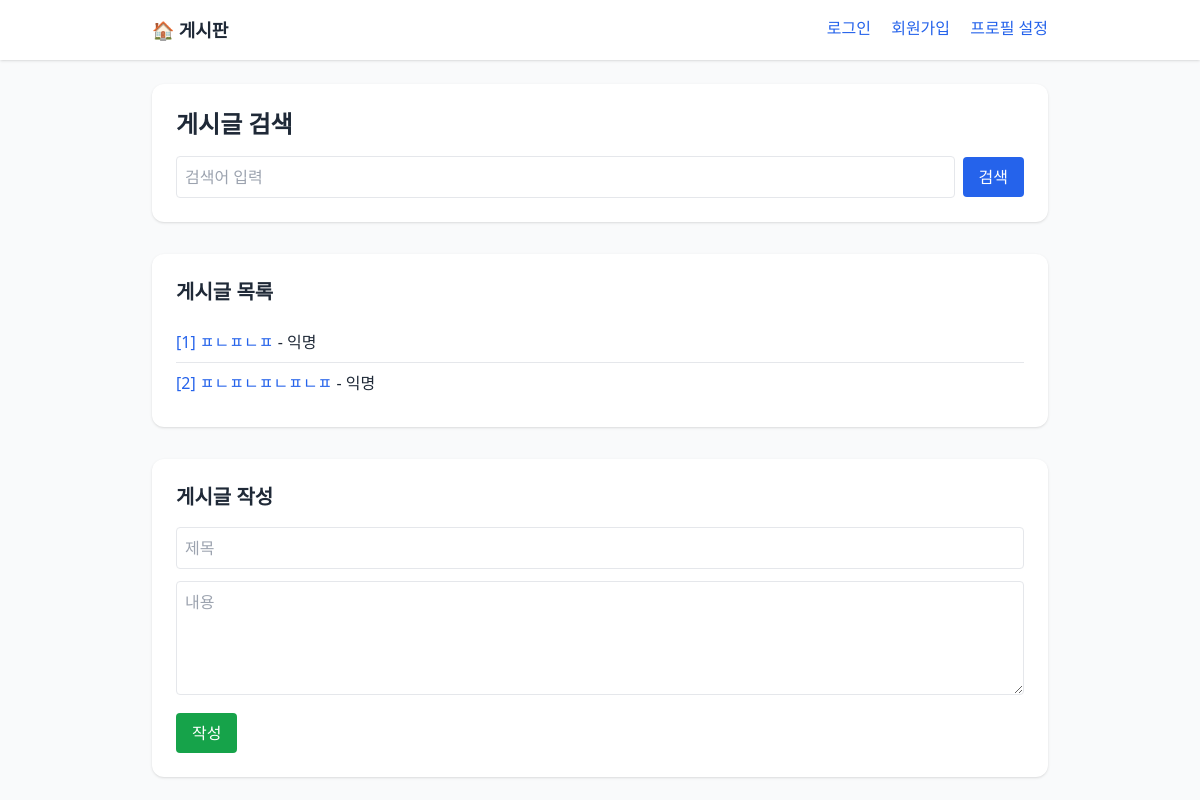
/, run on an earlier commit of the app's database.
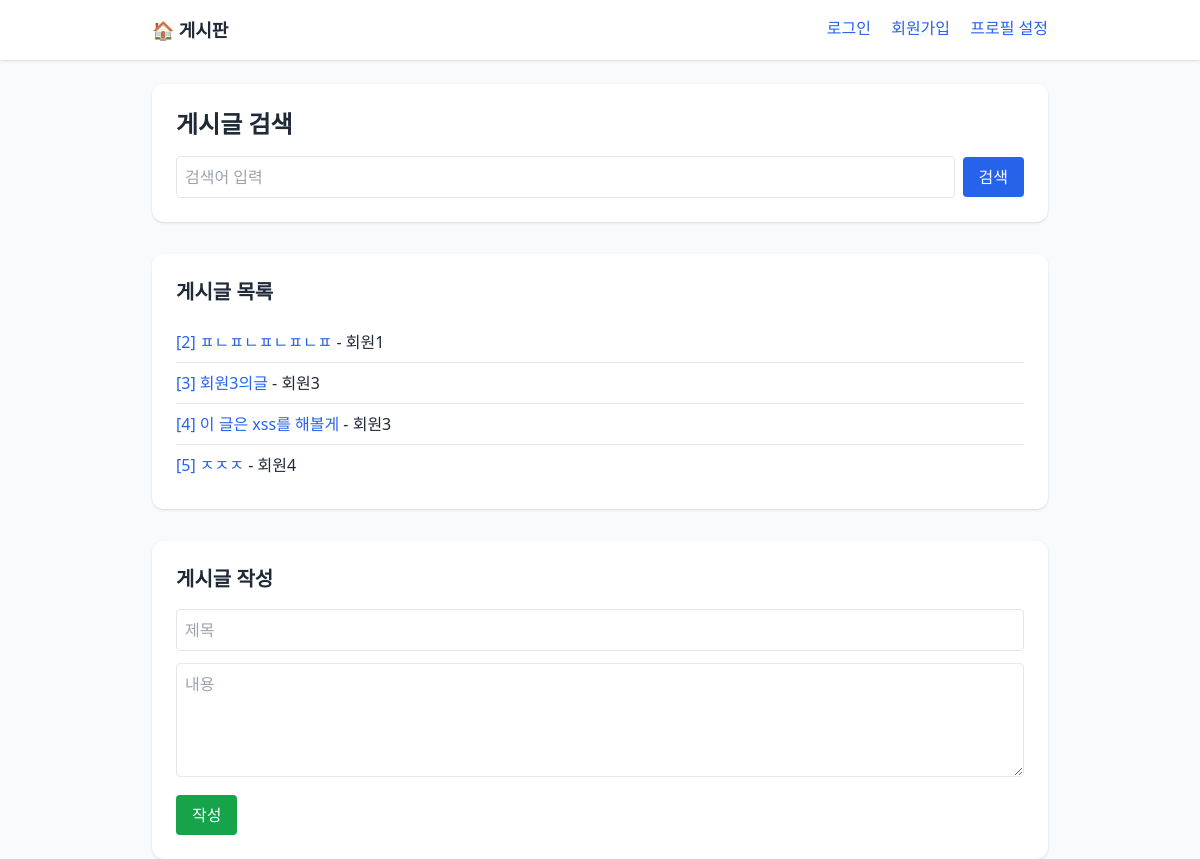
And on a later commit of the database.
### models.py (models this page shows)
class Article(Base):
    __tablename__ = "articles"
    id = Column(Integer, primary_key=True, index=True)
    user_id = Column(Integer, ForeignKey("users.id"), nullable=False)
    title = Column(String(100), nullable=False)
    content = Column(Text, nullable=False)
    created_at = Column(DateTime, default=datetime.utcnow)
    updated_at = Column(DateTime, default=datetime.utcnow)
    author = relationship("User", back_populates="articles")

class User(Base):
    __tablename__ = "users"
    id = Column(Integer, primary_key=True, index=True)
    username = Column(String(50), unique=True, nullable=False)
    password = Column(String(256), nullable=False)
    email = Column(String(100))
    is_admin = Column(Boolean, default=False, nullable=False)
    birth_year = Column(Integer)
    profile_url = Column(Text)
    created_at = Column(DateTime, default=datetime.utcnow)
    articles = relationship("Article", back_populates="author")

### main.py (the view)
@app.get("/", response_class=HTMLResponse)
async def index(request: Request):
    db: Session = SessionLocal()
    posts = db.query(Article).all()
    return templates.TemplateResponse("index.html", {"request": request, "posts": posts})

### templates/index.html (shortened to what this page needs)
<!DOCTYPE html>
<html lang="en">
<head>
  <script src="https://cdn.tailwindcss.com"></script>
</head>
<body class="bg-gray-50 text-gray-800">
  <nav class="bg-white shadow p-4 mb-6">
    <div class="max-w-4xl mx-auto flex justify-between">
      <a href="/" class="font-bold text-lg">🏠 게시판</a>
      <div class="space-x-4">
        <a href="/login" class="text-blue-600 hover:underline">로그인</a>
        <a href="/signup" class="text-blue-600 hover:underline">회원가입</a>
        <a href="/profile" class="text-blue-600 hover:underline">프로필 설정</a>
      </div>
    </div>
  </nav>
  <main class="max-w-4xl mx-auto space-y-8">
    <section class="bg-white p-6 rounded-xl shadow">
      <h1 class="text-2xl font-semibold mb-4">게시글 검색</h1>
      <form action="/search" method="GET" class="flex items-center space-x-2">
        <input type="text" name="search" placeholder="검색어 입력" class="flex-1 p-2 border rounded" />
        <button type="submit" class="bg-blue-600 text-white px-4 py-2 rounded">검색</button>
      </form>
    </section>
  <section class="bg-white p-6 rounded-xl shadow">
    <h2 class="text-xl font-semibold mb-4">게시글 목록</h2>
    <ul class="divide-y">
      {% for post in posts %}
      <li class="py-2">
        <a href="/posts/{{ post.id }}" class="text-blue-600 hover:underline">[{{ post.id }}] {{ post.title }}</a>
        - {{ post.author.username if post.author else "익명" }}
      </li>
      {% endfor %}
    </ul>
  </section>
    <section class="bg-white p-6 rounded-xl shadow">
      <h2 class="text-xl font-semibold mb-4">게시글 작성</h2>
      <form action="/create" method="POST" class="space-y-3">
        <input type="text" name="title" placeholder="제목" class="w-full p-2 border rounded" required />
        <textarea name="content" placeholder="내용" rows="4" class="w-full p-2 border rounded" required></textarea>
        <button type="submit" class="bg-green-600 text-white px-4 py-2 rounded">작성</button>
      </form>
    </section>
  </main>
</body>
</html>

What changed in the data, as far as the page shows it:
removed Article: id "1", title "ㅍㄴㅍㄴㅍ", author "익명"
changed Article "ㅍㄴㅍㄴㅍㄴㅍㄴㅍ": author "익명" → "회원1"
added Article: id "3", title "회원3의글", author "회원3"
added Article: id "4", title "이 글은 xss를 해볼게", author "회원3"
added Article: id "5", title "ㅈㅈㅈ", author "회원4"
